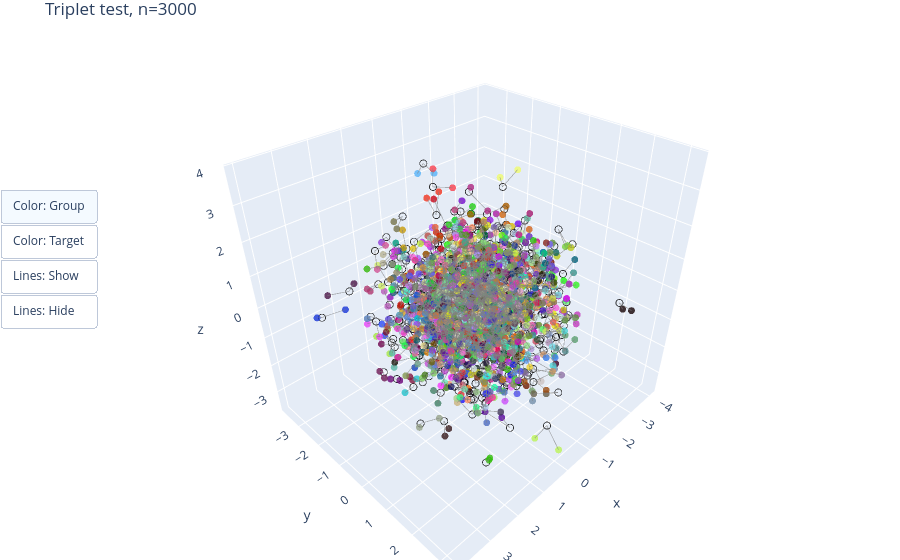

The notebook cell this image was saved under:
### Markdown cell above
Test code for triplet viz:

### Code cell
#| eval:false 
import numpy as np

n_groups = 1000
anchors = np.random.randn(n_groups, 3) * 1          # spread out in 3D
target = np.random.randint(0, 3, n_groups)
seconds = anchors + np.random.randn(n_groups, 3) * 0.3  # close to anchor
thirds  = anchors + np.random.randn(n_groups, 3) * 0.3  # close to anchor

sets_list = [anchors, seconds, thirds]
coords = np.vstack(sets_list)  # stacked: [A|B|C] along batch dim
fig = plot_embeddings_3d(coords, color_by='triplets' if len(sets_list)==3 else 'pairs', title='Triplet test', target=target)
fig.show()

### Figure 1 — Plotly figure (JSON) as saved in the notebook; plotly's stock layout.template omitted (floating-point values rounded to 4 significant figures; data arrays with more than 128 entries replaced by an {"elided": "..."} marker saying what was removed)
{"data": [{"hoverinfo": "x+y+z+text", "hovertext": {"elided": "1000 str values"}, "marker": {"color": "black", "opacity": 0.8, "size": 4.5, "symbol": "circle-open"}, "mode": "markers", "name": "anchors", "showlegend": false, "type": "scatter3d", "x": {"elided": "1000 float values"}, "y": {"elided": "1000 float values"}, "z": {"elided": "1000 float values"}}, {"hoverinfo": "x+y+z+text", "hovertext": {"elided": "2000 str values"}, "marker": {"color": {"elided": "2000 str values"}, "opacity": 0.8, "size": 4}, "mode": "markers", "name": "others", "showlegend": false, "type": "scatter3d", "x": {"elided": "2000 float values"}, "y": {"elided": "2000 float values"}, "z": {"elided": "2000 float values"}}, {"hoverinfo": "skip", "line": {"color": "grey", "width": 1.5}, "mode": "lines", "name": "lines", "opacity": 0.6, "showlegend": false, "type": "scatter3d", "x": {"elided": "6000 float values"}, "y": {"elided": "6000 float values"}, "z": {"elided": "6000 float values"}}], "layout": {"margin": {"b": 0, "l": 0, "r": 0, "t": 30}, "title": {"text": "Triplet test, n=3000"}, "updatemenus": [{"buttons": [{"args": [{"marker.color": {"elided": "2 rows, 3000 str values in total"}}, {"annotations": []}], "label": "Color: Group", "method": "update"}, {"args": [{"marker.color": {"elided": "2 rows, 3000 str values in total"}}, {"annotations": []}], "label": "Color: Target", "method": "update"}, {"args": [{"visible": true}, [2]], "label": "Lines: Show", "method": "restyle"}, {"args": [{"visible": false}, [2]], "label": "Lines: Hide", "method": "restyle"}], "direction": "down", "showactive": true, "type": "buttons", "x": -0.05, "xanchor": "left", "y": 0.7, "yanchor": "top"}]}}
